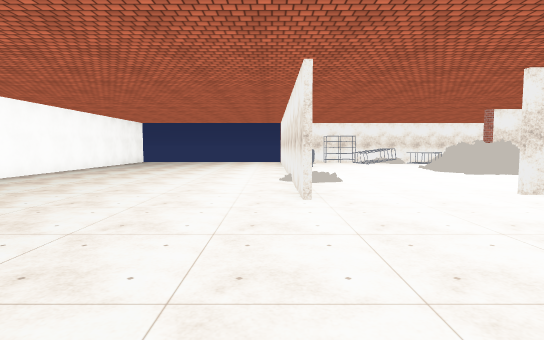
view 1 (above)

16 first-person views from a walk through a Unity game level. The camera is 1.5 m above the floor, tilts 4° down and sees 80° across. The floor is counted in squares, 2 m on a side. Each view is taken from the middle of a square. On the plan, view 1 faces up. The plan holds only what a view shows up to about 11 squares ahead; the rest is blank. The place goes on beyond the plan. The player character is not drawn. Surface patterns are stand-ins for the level's own textures.

view 2
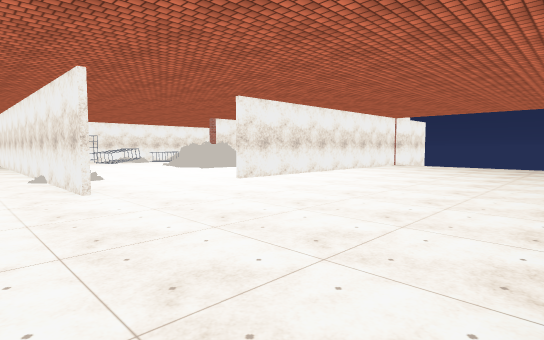

view 3
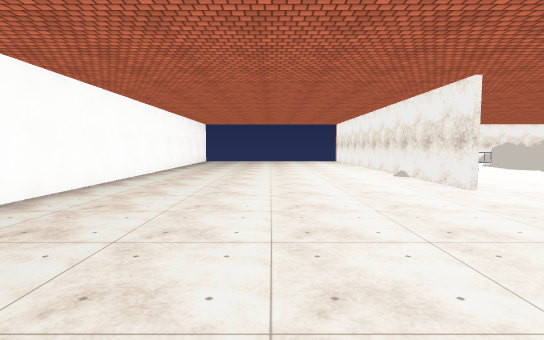

view 4
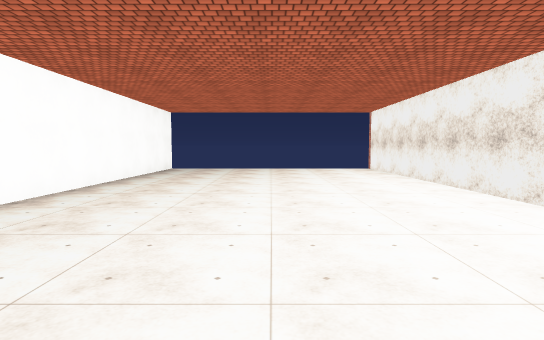

view 5
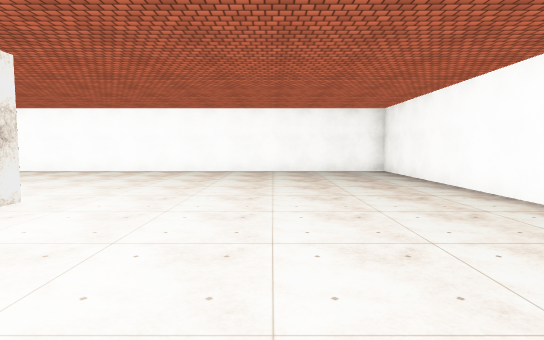

view 6
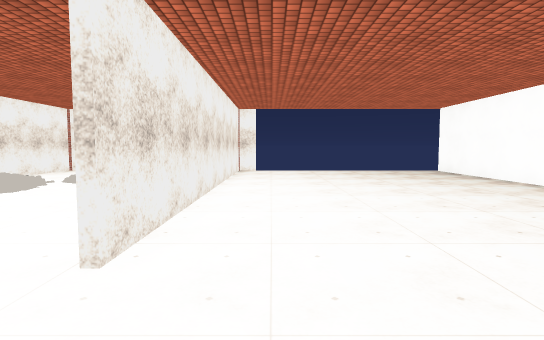

view 7
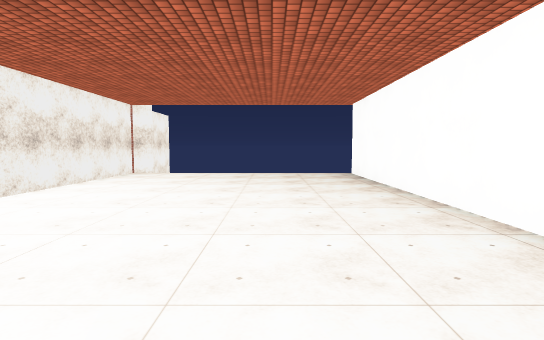

view 8
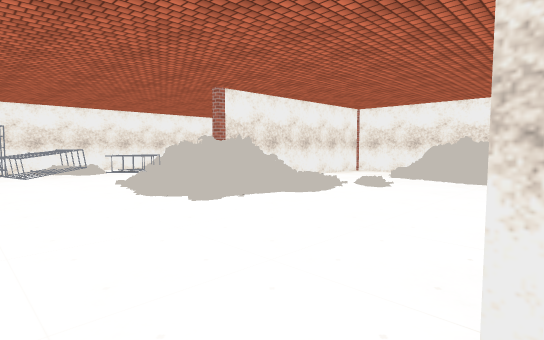

view 9
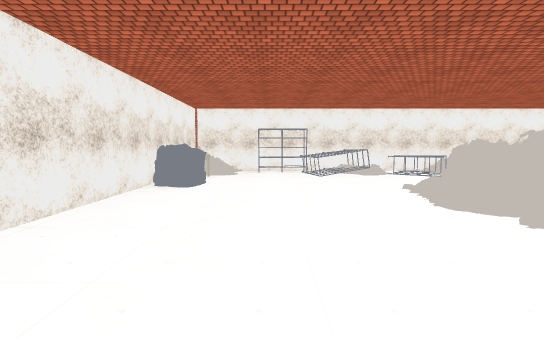

view 10
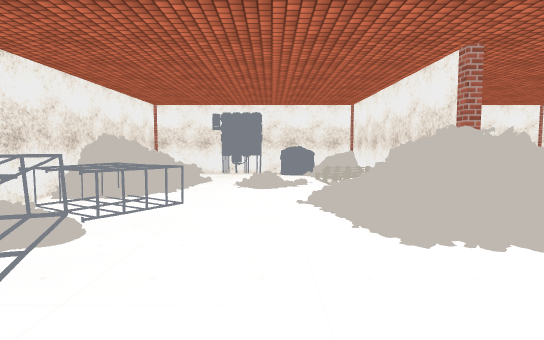

view 11
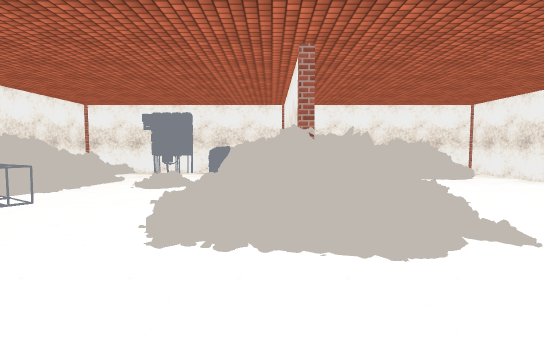

view 12
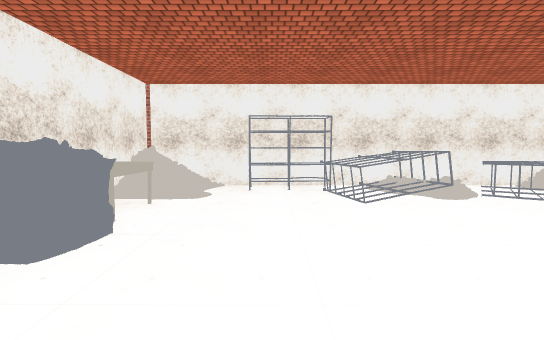

view 13
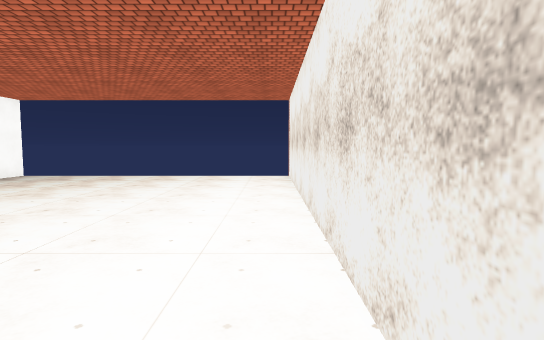

view 14
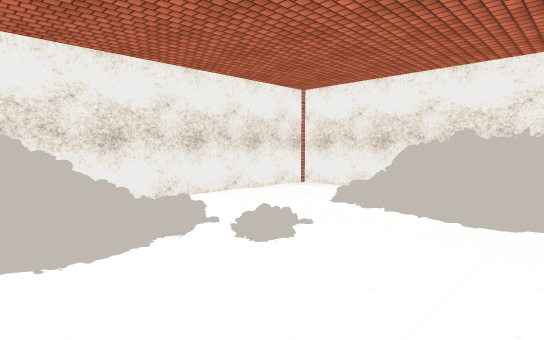

view 15
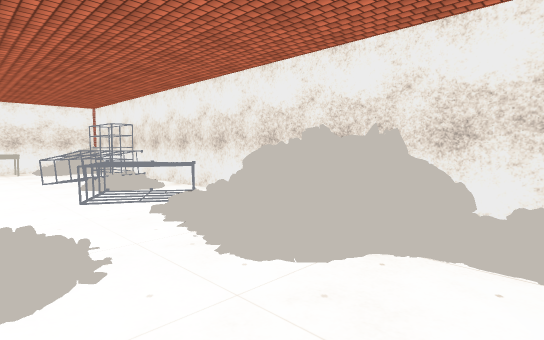

view 16
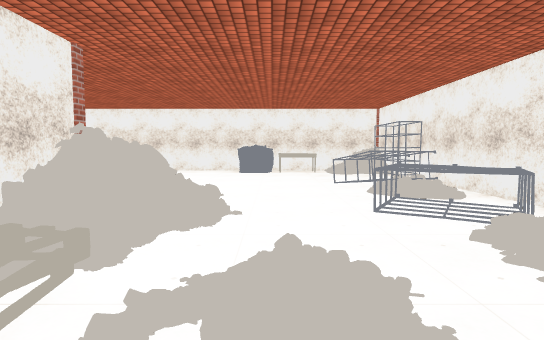

### Floor plan
Key: @ floor where view 1 was taken; # wall or solid block; x gap in a wall; . main floor; : floor 0.25 m higher than the main floor; + floor 0.5 m higher than the main floor; / step, stairs or slope; O other object.
Columns run from 7 left of view 1 to 13 right of it. Each row starts with its distance up from view 1.
 17 #       #############
 16 #.......O#OOO#O#OOOO#
 15 #.......#..OOOOO+O..#
 14 #.......O..........O#
 13 #.......O.......//..#
 12 #.......O....:O:O//O#
 11 #.......#....OOOO##O#
 10 #.......#.../OOO/...#
  9 #.......#.....++/./ #
  8 #.......#.......:./O#
  7 #.......#.........OOO
  6 #.......#..........O#
  5 #.......#..##########
  4 #...................
  3 #...................
  2 #...................
  1 #...................
  0 #......@............
 -1 #...................
 -2 ###################x

Positions as (right, up) in squares from view 1, and headings:
1: (0, 0), facing up
2: (-1, -1), facing up-right
3: (-3, -1), facing up
4: (-3, 5), facing up
5: (-3, 9), facing down
6: (2, 4), facing right
7: (3, 1), facing right
8: (3, 5), facing up-right
9: (3, 6), facing up
10: (3, 13), facing right
11: (3, 11), facing right
12: (3, 10), facing up
13: (0, 8), facing up
14: (7, 6), facing up-right
15: (12, 13), facing up-left
16: (11, 13), facing left
